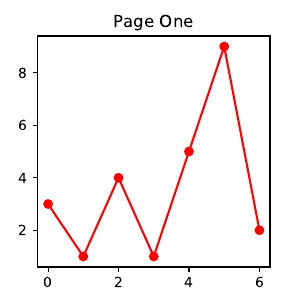

Generate this figure with Python:
#!/usr/bin/env python3
"""
=============
Multipage PDF
=============

This is a demo of creating a pdf file with several pages,
as well as adding metadata and annotations to pdf files.

If you want to use a multipage pdf file using LaTeX, you need
to use ``from matplotlib.backends.backend_pgf import PdfPages``.
This version however does not support `.attach_note`.
"""

import datetime
import numpy as np
from matplotlib.backends.backend_pdf import PdfPages
import matplotlib.pyplot as plt

# Create the PdfPages object to which we will save the pages:
# The with statement makes sure that the PdfPages object is closed properly at
# the end of the block, even if an Exception occurs.
with PdfPages('multipage_pdf.pdf') as pdf:
    plt.figure(figsize=(3, 3))
    plt.plot(range(7), [3, 1, 4, 1, 5, 9, 2], 'r-o')
    plt.title('Page One')
    pdf.savefig()  # saves the current figure into a pdf page
    plt.close()

    # if LaTeX is not installed or error caught, change to `usetex=False`
    plt.rc('text', usetex=True)
    plt.figure(figsize=(8, 6))
    x = np.arange(0, 5, 0.1)
    plt.plot(x, np.sin(x), 'b-')
    plt.title('Page Two')
    pdf.attach_note("plot of sin(x)")  # attach metadata (as pdf note) to page
    pdf.savefig()
    plt.close()

    plt.rc('text', usetex=False)
    fig = plt.figure(figsize=(4, 5))
    plt.plot(x, x ** 2, 'ko')
    plt.title('Page Three')
    pdf.savefig(fig)  # or you can pass a Figure object to pdf.savefig
    plt.close()

    # We can also set the file's metadata via the PdfPages object:
    d = pdf.infodict()
    d['Title'] = 'Multipage PDF Example'
    d['Author'] = 'Jouni K. Sepp\xe4nen'
    d['Subject'] = 'How to create a multipage pdf file and set its metadata'
    d['Keywords'] = 'PdfPages multipage keywords author title subject'
    d['CreationDate'] = datetime.datetime(2009, 11, 13)
    d['ModDate'] = datetime.datetime.today()
